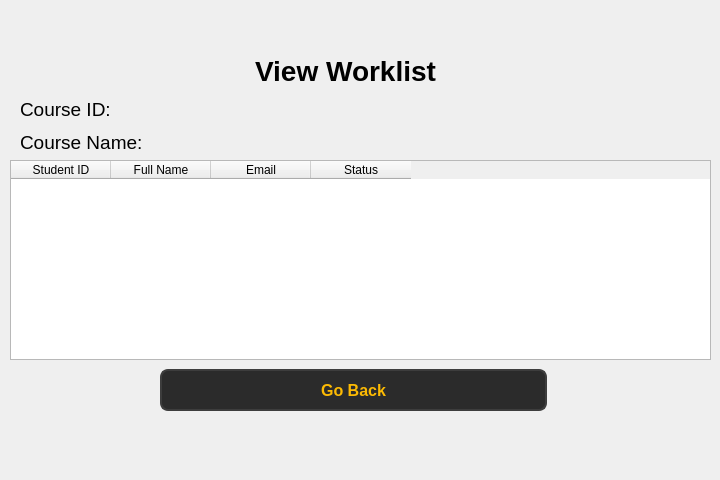
<?xml version="1.0" encoding="UTF-8"?>
<ui version="4.0">
 <class>Form</class>
 <widget class="QWidget" name="Form">
  <property name="geometry">
   <rect>
    <x>0</x>
    <y>0</y>
    <width>720</width>
    <height>480</height>
   </rect>
  </property>
  <property name="windowTitle">
   <string>Form</string>
  </property>
  <widget class="QLabel" name="label">
   <property name="geometry">
    <rect>
     <x>250</x>
     <y>50</y>
     <width>191</width>
     <height>41</height>
    </rect>
   </property>
   <property name="font">
    <font>
     <pointsize>21</pointsize>
     <bold>true</bold>
    </font>
   </property>
   <property name="text">
    <string>View Worklist</string>
   </property>
   <property name="alignment">
    <set>Qt::AlignmentFlag::AlignCenter</set>
   </property>
  </widget>
  <widget class="QTableWidget" name="tableWidget">
   <property name="geometry">
    <rect>
     <x>10</x>
     <y>160</y>
     <width>701</width>
     <height>200</height>
    </rect>
   </property>
   <property name="minimumSize">
    <size>
     <width>500</width>
     <height>200</height>
    </size>
   </property>
   <property name="maximumSize">
    <size>
     <width>701</width>
     <height>16777215</height>
    </size>
   </property>
   <property name="autoFillBackground">
    <bool>false</bool>
   </property>
   <property name="sizeAdjustPolicy">
    <enum>QAbstractScrollArea::SizeAdjustPolicy::AdjustToContents</enum>
   </property>
   <column>
    <property name="text">
     <string>Student ID</string>
    </property>
   </column>
   <column>
    <property name="text">
     <string>Full Name</string>
    </property>
   </column>
   <column>
    <property name="text">
     <string>Email</string>
    </property>
   </column>
   <column>
    <property name="text">
     <string>Status</string>
    </property>
   </column>
  </widget>
  <widget class="QPushButton" name="pushButton_5">
   <property name="geometry">
    <rect>
     <x>160</x>
     <y>369</y>
     <width>387</width>
     <height>42</height>
    </rect>
   </property>
   <property name="styleSheet">
    <string notr="true">QPushButton {
        background-color: #2b2b2b;  
        color: #fcba03;              
        border: 2px solid #3d3d3d;      
        border-radius: 8px;          
        padding: 8px 16px;            
        font-size: 16px;            
        font-weight: bold;
    
    }

    QPushButton:hover {
        background-color: #fcba03;
		 color: #000000;
        border: 2px solid #5a5a5a;    
    }

    QPushButton:pressed {
        background-color: #1a1a1a;      
        border: 2px solid #2b2b2b;      
    }</string>
   </property>
   <property name="text">
    <string>Go Back</string>
   </property>
  </widget>
  <widget class="QWidget" name="layoutWidget">
   <property name="geometry">
    <rect>
     <x>20</x>
     <y>96</y>
     <width>581</width>
     <height>60</height>
    </rect>
   </property>
   <layout class="QVBoxLayout" name="verticalLayout">
    <item>
     <widget class="QLabel" name="label_2">
      <property name="font">
       <font>
        <pointsize>14</pointsize>
       </font>
      </property>
      <property name="text">
       <string>Course ID:</string>
      </property>
      <property name="wordWrap">
       <bool>false</bool>
      </property>
     </widget>
    </item>
    <item>
     <widget class="QLabel" name="label_4">
      <property name="font">
       <font>
        <pointsize>14</pointsize>
       </font>
      </property>
      <property name="text">
       <string>Course Name:</string>
      </property>
     </widget>
    </item>
   </layout>
  </widget>
 </widget>
 <resources/>
 <connections/>
</ui>
